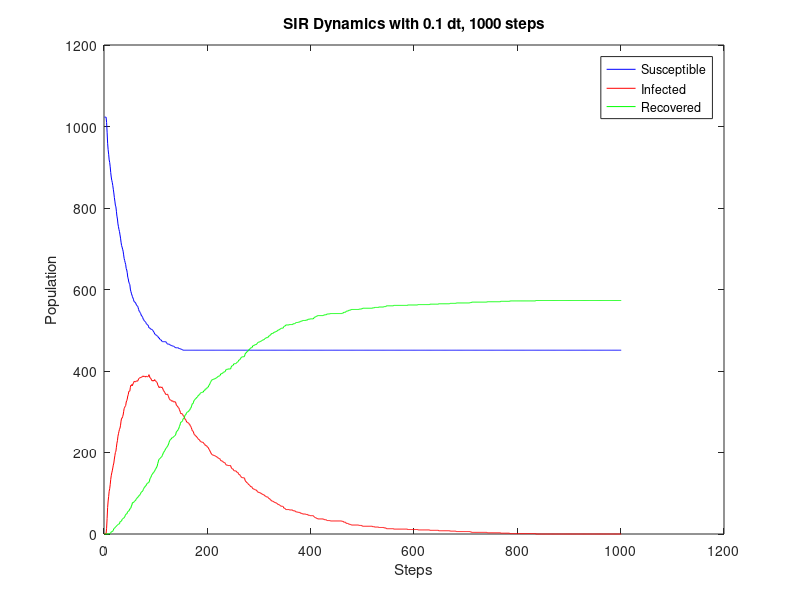

Write the MATLAB code that produced this figure.
steps = 1000;
dt = 0.1;
replications = 0;
dynamics = [
1023.000,1.000,0.000;
1023.000,1.000,0.000;
1023.000,1.000,0.000;
1023.000,1.000,0.000;
1010.000,14.000,0.000;
986.000,38.000,0.000;
959.000,65.000,0.000;
943.000,81.000,0.000;
932.000,92.000,0.000;
918.000,105.000,1.000;
912.000,111.000,1.000;
901.000,121.000,2.000;
887.000,134.000,3.000;
876.000,143.000,5.000;
868.000,150.000,6.000;
863.000,155.000,6.000;
855.000,162.000,7.000;
846.000,169.000,9.000;
837.000,174.000,13.000;
826.000,184.000,14.000;
817.000,192.000,15.000;
807.000,200.000,17.000;
803.000,203.000,18.000;
792.000,213.000,19.000;
780.000,223.000,21.000;
773.000,229.000,22.000;
761.000,240.000,23.000;
754.000,246.000,24.000;
747.000,252.000,25.000;
742.000,257.000,25.000;
734.000,260.000,30.000;
726.000,267.000,31.000;
716.000,277.000,31.000;
708.000,284.000,32.000;
704.000,284.000,36.000;
699.000,288.000,37.000;
694.000,292.000,38.000;
685.000,300.000,39.000;
676.000,308.000,40.000;
671.000,311.000,42.000;
666.000,313.000,45.000;
661.000,315.000,48.000;
651.000,324.000,49.000;
648.000,327.000,49.000;
641.000,331.000,52.000;
630.000,339.000,55.000;
626.000,342.000,56.000;
618.000,350.000,56.000;
615.000,350.000,59.000;
612.000,351.000,61.000;
601.000,360.000,63.000;
595.000,365.000,64.000;
591.000,364.000,69.000;
586.000,367.000,71.000;
583.000,364.000,77.000;
579.000,368.000,77.000;
576.000,371.000,77.000;
571.000,374.000,79.000;
569.000,375.000,80.000;
569.000,373.000,82.000;
568.000,374.000,82.000;
564.000,375.000,85.000;
562.000,375.000,87.000;
560.000,376.000,88.000;
559.000,375.000,90.000;
556.000,377.000,91.000;
551.000,381.000,92.000;
547.000,382.000,95.000;
546.000,383.000,95.000;
543.000,384.000,97.000;
541.000,383.000,100.000;
537.000,385.000,102.000;
535.000,385.000,104.000;
534.000,386.000,104.000;
531.000,387.000,106.000;
527.000,388.000,109.000;
526.000,386.000,112.000;
523.000,387.000,114.000;
522.000,387.000,115.000;
521.000,385.000,118.000;
519.000,387.000,118.000;
516.000,387.000,121.000;
515.000,386.000,123.000;
513.000,386.000,125.000;
513.000,386.000,125.000;
510.000,388.000,126.000;
506.000,391.000,127.000;
506.000,388.000,130.000;
505.000,383.000,136.000;
503.000,383.000,138.000;
503.000,381.000,140.000;
502.000,378.000,144.000;
502.000,376.000,146.000;
500.000,377.000,147.000;
499.000,375.000,150.000;
496.000,377.000,151.000;
495.000,376.000,153.000;
491.000,379.000,154.000;
490.000,376.000,158.000;
489.000,376.000,159.000;
488.000,374.000,162.000;
487.000,373.000,164.000;
486.000,371.000,167.000;
485.000,366.000,173.000;
483.000,364.000,177.000;
481.000,361.000,182.000;
481.000,359.000,184.000;
478.000,361.000,185.000;
477.000,361.000,186.000;
476.000,360.000,188.000;
476.000,359.000,189.000;
473.000,361.000,190.000;
472.000,359.000,193.000;
472.000,356.000,196.000;
472.000,352.000,200.000;
472.000,351.000,201.000;
472.000,348.000,204.000;
472.000,347.000,205.000;
472.000,343.000,209.000;
471.000,343.000,210.000;
470.000,342.000,212.000;
467.000,343.000,214.000;
466.000,343.000,215.000;
466.000,340.000,218.000;
466.000,337.000,221.000;
466.000,333.000,225.000;
465.000,330.000,229.000;
464.000,329.000,231.000;
463.000,329.000,232.000;
463.000,328.000,233.000;
462.000,326.000,236.000;
462.000,326.000,236.000;
461.000,327.000,236.000;
461.000,325.000,238.000;
461.000,324.000,239.000;
460.000,324.000,240.000;
458.000,325.000,241.000;
458.000,324.000,242.000;
457.000,322.000,245.000;
457.000,316.000,251.000;
457.000,315.000,252.000;
457.000,314.000,253.000;
457.000,312.000,255.000;
457.000,310.000,257.000;
455.000,309.000,260.000;
455.000,305.000,264.000;
455.000,302.000,267.000;
454.000,298.000,272.000;
454.000,295.000,275.000;
453.000,296.000,275.000;
453.000,295.000,276.000;
452.000,294.000,278.000;
451.000,291.000,282.000;
451.000,289.000,284.000;
451.000,289.000,284.000;
451.000,285.000,288.000;
451.000,281.000,292.000;
451.000,281.000,292.000;
451.000,278.000,295.000;
451.000,275.000,298.000;
451.000,274.000,299.000;
451.000,273.000,300.000;
451.000,273.000,300.000;
451.000,272.000,301.000;
451.000,269.000,304.000;
451.000,269.000,304.000;
451.000,265.000,308.000;
451.000,264.000,309.000;
451.000,261.000,312.000;
451.000,257.000,316.000;
451.000,253.000,320.000;
451.000,253.000,320.000;
451.000,251.000,322.000;
451.000,246.000,327.000;
451.000,244.000,329.000;
451.000,243.000,330.000;
451.000,241.000,332.000;
451.000,241.000,332.000;
451.000,238.000,335.000;
451.000,238.000,335.000;
451.000,236.000,337.000;
451.000,234.000,339.000;
451.000,232.000,341.000;
451.000,232.000,341.000;
451.000,231.000,342.000;
451.000,228.000,345.000;
451.000,227.000,346.000;
451.000,226.000,347.000;
451.000,226.000,347.000;
451.000,225.000,348.000;
451.000,225.000,348.000;
451.000,225.000,348.000;
451.000,222.000,351.000;
451.000,221.000,352.000;
451.000,221.000,352.000;
451.000,217.000,356.000;
451.000,217.000,356.000;
451.000,217.000,356.000;
451.000,216.000,357.000;
451.000,213.000,360.000;
451.000,213.000,360.000;
451.000,212.000,361.000;
451.000,208.000,365.000;
451.000,207.000,366.000;
451.000,204.000,369.000;
451.000,201.000,372.000;
451.000,199.000,374.000;
451.000,196.000,377.000;
451.000,195.000,378.000;
451.000,194.000,379.000;
451.000,194.000,379.000;
451.000,193.000,380.000;
451.000,193.000,380.000;
451.000,192.000,381.000;
451.000,192.000,381.000;
451.000,191.000,382.000;
451.000,190.000,383.000;
451.000,190.000,383.000;
451.000,188.000,385.000;
451.000,188.000,385.000;
451.000,186.000,387.000;
451.000,186.000,387.000;
451.000,185.000,388.000;
451.000,185.000,388.000;
451.000,183.000,390.000;
451.000,180.000,393.000;
451.000,180.000,393.000;
451.000,179.000,394.000;
451.000,179.000,394.000;
451.000,178.000,395.000;
451.000,176.000,397.000;
451.000,176.000,397.000;
451.000,175.000,398.000;
451.000,175.000,398.000;
451.000,173.000,400.000;
451.000,170.000,403.000;
451.000,169.000,404.000;
451.000,169.000,404.000;
451.000,169.000,404.000;
451.000,168.000,405.000;
451.000,168.000,405.000;
451.000,168.000,405.000;
451.000,168.000,405.000;
451.000,168.000,405.000;
451.000,168.000,405.000;
451.000,164.000,409.000;
451.000,161.000,412.000;
451.000,160.000,413.000;
451.000,160.000,413.000;
451.000,159.000,414.000;
451.000,156.000,417.000;
451.000,155.000,418.000;
451.000,155.000,418.000;
451.000,155.000,418.000;
451.000,155.000,418.000;
451.000,154.000,419.000;
451.000,152.000,421.000;
451.000,151.000,422.000;
451.000,151.000,422.000;
451.000,149.000,424.000;
451.000,146.000,427.000;
451.000,146.000,427.000;
451.000,145.000,428.000;
451.000,143.000,430.000;
451.000,141.000,432.000;
451.000,139.000,434.000;
451.000,139.000,434.000;
451.000,138.000,435.000;
451.000,138.000,435.000;
451.000,138.000,435.000;
451.000,138.000,435.000;
451.000,137.000,436.000;
451.000,132.000,441.000;
451.000,129.000,444.000;
451.000,129.000,444.000;
451.000,126.000,447.000;
451.000,126.000,447.000;
451.000,125.000,448.000;
451.000,123.000,450.000;
451.000,121.000,452.000;
451.000,121.000,452.000;
451.000,119.000,454.000;
451.000,118.000,455.000;
451.000,116.000,457.000;
451.000,116.000,457.000;
451.000,116.000,457.000;
451.000,114.000,459.000;
451.000,111.000,462.000;
451.000,111.000,462.000;
451.000,110.000,463.000;
451.000,110.000,463.000;
451.000,109.000,464.000;
451.000,108.000,465.000;
451.000,108.000,465.000;
451.000,108.000,465.000;
451.000,106.000,467.000;
451.000,104.000,469.000;
451.000,103.000,470.000;
451.000,102.000,471.000;
451.000,102.000,471.000;
451.000,102.000,471.000;
451.000,101.000,472.000;
451.000,100.000,473.000;
451.000,100.000,473.000;
451.000,99.000,474.000;
451.000,98.000,475.000;
451.000,97.000,476.000;
451.000,97.000,476.000;
451.000,96.000,477.000;
451.000,96.000,477.000;
451.000,94.000,479.000;
451.000,93.000,480.000;
451.000,93.000,480.000;
451.000,91.000,482.000;
451.000,91.000,482.000;
451.000,91.000,482.000;
451.000,91.000,482.000;
451.000,89.000,484.000;
451.000,87.000,486.000;
451.000,87.000,486.000;
451.000,86.000,487.000;
451.000,84.000,489.000;
451.000,84.000,489.000;
451.000,81.000,492.000;
451.000,81.000,492.000;
451.000,81.000,492.000;
451.000,80.000,493.000;
451.000,80.000,493.000;
451.000,78.000,495.000;
451.000,78.000,495.000;
451.000,77.000,496.000;
451.000,77.000,496.000;
451.000,76.000,497.000;
451.000,76.000,497.000;
451.000,75.000,498.000;
451.000,73.000,500.000;
451.000,73.000,500.000;
451.000,72.000,501.000;
451.000,72.000,501.000;
451.000,71.000,502.000;
451.000,70.000,503.000;
451.000,69.000,504.000;
451.000,68.000,505.000;
451.000,68.000,505.000;
451.000,68.000,505.000;
451.000,68.000,505.000;
451.000,67.000,506.000;
451.000,64.000,509.000;
451.000,63.000,510.000;
451.000,63.000,510.000;
451.000,62.000,511.000;
451.000,60.000,513.000;
451.000,60.000,513.000;
451.000,60.000,513.000;
451.000,60.000,513.000;
451.000,60.000,513.000;
451.000,60.000,513.000;
451.000,60.000,513.000;
451.000,59.000,514.000;
451.000,59.000,514.000;
451.000,59.000,514.000;
451.000,59.000,514.000;
451.000,59.000,514.000;
451.000,59.000,514.000;
451.000,59.000,514.000;
451.000,57.000,516.000;
451.000,57.000,516.000;
451.000,57.000,516.000;
451.000,57.000,516.000;
451.000,56.000,517.000;
451.000,55.000,518.000;
451.000,54.000,519.000;
451.000,54.000,519.000;
451.000,54.000,519.000;
451.000,54.000,519.000;
451.000,53.000,520.000;
451.000,53.000,520.000;
451.000,53.000,520.000;
451.000,53.000,520.000;
451.000,51.000,522.000;
451.000,51.000,522.000;
451.000,51.000,522.000;
451.000,50.000,523.000;
451.000,50.000,523.000;
451.000,49.000,524.000;
451.000,49.000,524.000;
451.000,49.000,524.000;
451.000,49.000,524.000;
451.000,49.000,524.000;
451.000,49.000,524.000;
451.000,48.000,525.000;
451.000,48.000,525.000;
451.000,48.000,525.000;
451.000,48.000,525.000;
451.000,46.000,527.000;
451.000,46.000,527.000;
451.000,46.000,527.000;
451.000,46.000,527.000;
451.000,45.000,528.000;
451.000,45.000,528.000;
451.000,45.000,528.000;
451.000,45.000,528.000;
451.000,45.000,528.000;
451.000,45.000,528.000;
451.000,45.000,528.000;
451.000,43.000,530.000;
451.000,42.000,531.000;
451.000,41.000,532.000;
451.000,40.000,533.000;
451.000,40.000,533.000;
451.000,39.000,534.000;
451.000,38.000,535.000;
451.000,38.000,535.000;
451.000,37.000,536.000;
451.000,37.000,536.000;
451.000,37.000,536.000;
451.000,37.000,536.000;
451.000,37.000,536.000;
451.000,37.000,536.000;
451.000,37.000,536.000;
451.000,37.000,536.000;
451.000,37.000,536.000;
451.000,37.000,536.000;
451.000,37.000,536.000;
451.000,36.000,537.000;
451.000,36.000,537.000;
451.000,35.000,538.000;
451.000,35.000,538.000;
451.000,35.000,538.000;
451.000,35.000,538.000;
451.000,34.000,539.000;
451.000,33.000,540.000;
451.000,33.000,540.000;
451.000,33.000,540.000;
451.000,33.000,540.000;
451.000,33.000,540.000;
451.000,33.000,540.000;
451.000,32.000,541.000;
451.000,32.000,541.000;
451.000,32.000,541.000;
451.000,32.000,541.000;
451.000,32.000,541.000;
451.000,32.000,541.000;
451.000,32.000,541.000;
451.000,32.000,541.000;
451.000,32.000,541.000;
451.000,32.000,541.000;
451.000,32.000,541.000;
451.000,32.000,541.000;
451.000,32.000,541.000;
451.000,32.000,541.000;
451.000,32.000,541.000;
451.000,32.000,541.000;
451.000,32.000,541.000;
451.000,32.000,541.000;
451.000,32.000,541.000;
451.000,32.000,541.000;
451.000,32.000,541.000;
451.000,32.000,541.000;
451.000,32.000,541.000;
451.000,31.000,542.000;
451.000,31.000,542.000;
451.000,31.000,542.000;
451.000,29.000,544.000;
451.000,29.000,544.000;
451.000,29.000,544.000;
451.000,29.000,544.000;
451.000,28.000,545.000;
451.000,26.000,547.000;
451.000,26.000,547.000;
451.000,26.000,547.000;
451.000,26.000,547.000;
451.000,25.000,548.000;
451.000,24.000,549.000;
451.000,24.000,549.000;
451.000,24.000,549.000;
451.000,23.000,550.000;
451.000,23.000,550.000;
451.000,22.000,551.000;
451.000,22.000,551.000;
451.000,22.000,551.000;
451.000,22.000,551.000;
451.000,22.000,551.000;
451.000,22.000,551.000;
451.000,22.000,551.000;
451.000,22.000,551.000;
451.000,22.000,551.000;
451.000,22.000,551.000;
451.000,22.000,551.000;
451.000,22.000,551.000;
451.000,22.000,551.000;
451.000,22.000,551.000;
451.000,22.000,551.000;
451.000,21.000,552.000;
451.000,21.000,552.000;
451.000,21.000,552.000;
451.000,21.000,552.000;
451.000,21.000,552.000;
451.000,20.000,553.000;
451.000,20.000,553.000;
451.000,19.000,554.000;
451.000,19.000,554.000;
451.000,19.000,554.000;
451.000,19.000,554.000;
451.000,19.000,554.000;
451.000,19.000,554.000;
451.000,19.000,554.000;
451.000,19.000,554.000;
451.000,19.000,554.000;
451.000,19.000,554.000;
451.000,19.000,554.000;
451.000,19.000,554.000;
451.000,19.000,554.000;
451.000,19.000,554.000;
451.000,19.000,554.000;
451.000,19.000,554.000;
451.000,19.000,554.000;
451.000,19.000,554.000;
451.000,19.000,554.000;
451.000,18.000,555.000;
451.000,18.000,555.000;
451.000,18.000,555.000;
451.000,18.000,555.000;
451.000,17.000,556.000;
451.000,17.000,556.000;
451.000,17.000,556.000;
451.000,17.000,556.000;
451.000,17.000,556.000;
451.000,17.000,556.000;
451.000,17.000,556.000;
451.000,17.000,556.000;
451.000,16.000,557.000;
451.000,16.000,557.000;
451.000,16.000,557.000;
451.000,16.000,557.000;
451.000,16.000,557.000;
451.000,16.000,557.000;
451.000,16.000,557.000;
451.000,16.000,557.000;
451.000,16.000,557.000;
451.000,16.000,557.000;
451.000,15.000,558.000;
451.000,15.000,558.000;
451.000,15.000,558.000;
451.000,15.000,558.000;
451.000,14.000,559.000;
451.000,13.000,560.000;
451.000,13.000,560.000;
451.000,13.000,560.000;
451.000,13.000,560.000;
451.000,13.000,560.000;
451.000,13.000,560.000;
451.000,13.000,560.000;
451.000,13.000,560.000;
451.000,13.000,560.000;
451.000,13.000,560.000;
451.000,13.000,560.000;
451.000,13.000,560.000;
451.000,13.000,560.000;
451.000,13.000,560.000;
451.000,12.000,561.000;
451.000,12.000,561.000;
451.000,12.000,561.000;
451.000,12.000,561.000;
451.000,12.000,561.000;
451.000,12.000,561.000;
451.000,12.000,561.000;
451.000,12.000,561.000;
451.000,12.000,561.000;
451.000,12.000,561.000;
451.000,12.000,561.000;
451.000,12.000,561.000;
451.000,12.000,561.000;
451.000,12.000,561.000;
451.000,12.000,561.000;
451.000,12.000,561.000;
451.000,12.000,561.000;
451.000,12.000,561.000;
451.000,12.000,561.000;
451.000,12.000,561.000;
451.000,12.000,561.000;
451.000,12.000,561.000;
451.000,12.000,561.000;
451.000,12.000,561.000;
451.000,12.000,561.000;
451.000,12.000,561.000;
451.000,12.000,561.000;
451.000,11.000,562.000;
451.000,11.000,562.000;
451.000,11.000,562.000;
451.000,11.000,562.000;
451.000,11.000,562.000;
451.000,11.000,562.000;
451.000,11.000,562.000;
451.000,11.000,562.000;
451.000,11.000,562.000;
451.000,11.000,562.000;
451.000,11.000,562.000;
451.000,11.000,562.000;
451.000,11.000,562.000;
451.000,11.000,562.000;
451.000,11.000,562.000;
451.000,11.000,562.000;
451.000,11.000,562.000;
451.000,11.000,562.000;
451.000,11.000,562.000;
451.000,11.000,562.000;
451.000,10.000,563.000;
451.000,10.000,563.000;
451.000,10.000,563.000;
451.000,10.000,563.000;
451.000,10.000,563.000;
451.000,10.000,563.000;
451.000,10.000,563.000;
451.000,10.000,563.000;
451.000,10.000,563.000;
451.000,10.000,563.000;
451.000,10.000,563.000;
451.000,10.000,563.000;
451.000,10.000,563.000;
451.000,10.000,563.000;
451.000,10.000,563.000;
451.000,10.000,563.000;
451.000,10.000,563.000;
451.000,10.000,563.000;
451.000,10.000,563.000;
451.000,10.000,563.000;
451.000,10.000,563.000;
451.000,10.000,563.000;
451.000,10.000,563.000;
451.000,9.000,564.000;
451.000,9.000,564.000;
451.000,9.000,564.000;
451.000,9.000,564.000;
451.000,9.000,564.000;
451.000,9.000,564.000;
451.000,9.000,564.000;
451.000,9.000,564.000;
451.000,9.000,564.000;
451.000,9.000,564.000;
451.000,9.000,564.000;
451.000,9.000,564.000;
451.000,9.000,564.000;
451.000,9.000,564.000;
451.000,9.000,564.000;
451.000,9.000,564.000;
451.000,9.000,564.000;
451.000,8.000,565.000;
451.000,8.000,565.000;
451.000,8.000,565.000;
451.000,8.000,565.000;
451.000,8.000,565.000;
451.000,8.000,565.000;
451.000,8.000,565.000;
451.000,8.000,565.000;
451.000,8.000,565.000;
451.000,8.000,565.000;
451.000,8.000,565.000;
451.000,8.000,565.000;
451.000,8.000,565.000;
451.000,8.000,565.000;
451.000,8.000,565.000;
451.000,8.000,565.000;
451.000,8.000,565.000;
451.000,8.000,565.000;
451.000,8.000,565.000;
451.000,8.000,565.000;
451.000,8.000,565.000;
451.000,8.000,565.000;
451.000,7.000,566.000;
451.000,7.000,566.000;
451.000,7.000,566.000;
451.000,7.000,566.000;
451.000,7.000,566.000;
451.000,7.000,566.000;
451.000,7.000,566.000;
451.000,7.000,566.000;
451.000,7.000,566.000;
451.000,7.000,566.000;
451.000,7.000,566.000;
451.000,7.000,566.000;
451.000,6.000,567.000;
451.000,6.000,567.000;
451.000,6.000,567.000;
451.000,6.000,567.000;
451.000,6.000,567.000;
451.000,6.000,567.000;
451.000,6.000,567.000;
451.000,6.000,567.000;
451.000,6.000,567.000;
451.000,6.000,567.000;
451.000,6.000,567.000;
451.000,6.000,567.000;
451.000,6.000,567.000;
451.000,6.000,567.000;
451.000,6.000,567.000;
451.000,6.000,567.000;
451.000,6.000,567.000;
451.000,6.000,567.000;
451.000,6.000,567.000;
451.000,6.000,567.000;
451.000,6.000,567.000;
451.000,6.000,567.000;
451.000,6.000,567.000;
451.000,6.000,567.000;
451.000,6.000,567.000;
451.000,6.000,567.000;
451.000,6.000,567.000;
451.000,5.000,568.000;
451.000,5.000,568.000;
451.000,5.000,568.000;
451.000,4.000,569.000;
451.000,4.000,569.000;
451.000,4.000,569.000;
451.000,4.000,569.000;
451.000,4.000,569.000;
451.000,4.000,569.000;
451.000,4.000,569.000;
451.000,4.000,569.000;
451.000,4.000,569.000;
451.000,4.000,569.000;
451.000,4.000,569.000;
451.000,4.000,569.000;
451.000,4.000,569.000;
451.000,4.000,569.000;
451.000,4.000,569.000;
451.000,4.000,569.000;
451.000,4.000,569.000;
451.000,4.000,569.000;
451.000,4.000,569.000;
451.000,4.000,569.000;
451.000,4.000,569.000;
451.000,4.000,569.000;
451.000,4.000,569.000;
451.000,4.000,569.000;
451.000,4.000,569.000;
451.000,4.000,569.000;
451.000,4.000,569.000;
451.000,4.000,569.000;
451.000,4.000,569.000;
451.000,4.000,569.000;
451.000,3.000,570.000;
451.000,3.000,570.000;
451.000,3.000,570.000;
451.000,3.000,570.000;
451.000,3.000,570.000;
451.000,3.000,570.000;
451.000,3.000,570.000;
451.000,3.000,570.000;
451.000,3.000,570.000;
451.000,3.000,570.000;
451.000,3.000,570.000;
451.000,3.000,570.000;
451.000,3.000,570.000;
451.000,3.000,570.000;
451.000,3.000,570.000;
451.000,3.000,570.000;
451.000,3.000,570.000;
451.000,3.000,570.000;
451.000,3.000,570.000;
451.000,3.000,570.000;
451.000,3.000,570.000;
451.000,3.000,570.000;
451.000,3.000,570.000;
451.000,3.000,570.000;
451.000,3.000,570.000;
451.000,3.000,570.000;
451.000,2.000,571.000;
451.000,2.000,571.000;
451.000,2.000,571.000;
451.000,2.000,571.000;
451.000,2.000,571.000;
451.000,2.000,571.000;
451.000,2.000,571.000;
451.000,2.000,571.000;
451.000,2.000,571.000;
451.000,2.000,571.000;
451.000,2.000,571.000;
451.000,2.000,571.000;
451.000,2.000,571.000;
451.000,2.000,571.000;
451.000,2.000,571.000;
451.000,2.000,571.000;
451.000,2.000,571.000;
451.000,2.000,571.000;
451.000,1.000,572.000;
451.000,1.000,572.000;
451.000,1.000,572.000;
451.000,1.000,572.000;
451.000,1.000,572.000;
451.000,1.000,572.000;
451.000,1.000,572.000;
451.000,1.000,572.000;
451.000,1.000,572.000;
451.000,1.000,572.000;
451.000,1.000,572.000;
451.000,1.000,572.000;
451.000,1.000,572.000;
451.000,1.000,572.000;
451.000,1.000,572.000;
451.000,1.000,572.000;
451.000,1.000,572.000;
451.000,1.000,572.000;
451.000,1.000,572.000;
451.000,1.000,572.000;
451.000,1.000,572.000;
451.000,1.000,572.000;
451.000,1.000,572.000;
451.000,1.000,572.000;
451.000,1.000,572.000;
451.000,1.000,572.000;
451.000,1.000,572.000;
451.000,1.000,572.000;
451.000,1.000,572.000;
451.000,1.000,572.000;
451.000,1.000,572.000;
451.000,1.000,572.000;
451.000,1.000,572.000;
451.000,1.000,572.000;
451.000,1.000,572.000;
451.000,1.000,572.000;
451.000,1.000,572.000;
451.000,1.000,572.000;
451.000,1.000,572.000;
451.000,1.000,572.000;
451.000,1.000,572.000;
451.000,1.000,572.000;
451.000,1.000,572.000;
451.000,1.000,572.000;
451.000,1.000,572.000;
451.000,1.000,572.000;
451.000,1.000,572.000;
451.000,1.000,572.000;
451.000,1.000,572.000;
451.000,1.000,572.000;
451.000,0.000,573.000;
451.000,0.000,573.000;
451.000,0.000,573.000;
451.000,0.000,573.000;
451.000,0.000,573.000;
451.000,0.000,573.000;
451.000,0.000,573.000;
451.000,0.000,573.000;
451.000,0.000,573.000;
451.000,0.000,573.000;
451.000,0.000,573.000;
451.000,0.000,573.000;
451.000,0.000,573.000;
451.000,0.000,573.000;
451.000,0.000,573.000;
451.000,0.000,573.000;
451.000,0.000,573.000;
451.000,0.000,573.000;
451.000,0.000,573.000;
451.000,0.000,573.000;
451.000,0.000,573.000;
451.000,0.000,573.000;
451.000,0.000,573.000;
451.000,0.000,573.000;
451.000,0.000,573.000;
451.000,0.000,573.000;
451.000,0.000,573.000;
451.000,0.000,573.000;
451.000,0.000,573.000;
451.000,0.000,573.000;
451.000,0.000,573.000;
451.000,0.000,573.000;
451.000,0.000,573.000;
451.000,0.000,573.000;
451.000,0.000,573.000;
451.000,0.000,573.000;
451.000,0.000,573.000;
451.000,0.000,573.000;
451.000,0.000,573.000;
451.000,0.000,573.000;
451.000,0.000,573.000;
451.000,0.000,573.000;
451.000,0.000,573.000;
451.000,0.000,573.000;
451.000,0.000,573.000;
451.000,0.000,573.000;
451.000,0.000,573.000;
451.000,0.000,573.000;
451.000,0.000,573.000;
451.000,0.000,573.000;
451.000,0.000,573.000;
451.000,0.000,573.000;
451.000,0.000,573.000;
451.000,0.000,573.000;
451.000,0.000,573.000;
451.000,0.000,573.000;
451.000,0.000,573.000;
451.000,0.000,573.000;
451.000,0.000,573.000;
451.000,0.000,573.000;
451.000,0.000,573.000;
451.000,0.000,573.000;
451.000,0.000,573.000;
451.000,0.000,573.000;
451.000,0.000,573.000;
451.000,0.000,573.000;
451.000,0.000,573.000;
451.000,0.000,573.000;
451.000,0.000,573.000;
451.000,0.000,573.000;
451.000,0.000,573.000;
451.000,0.000,573.000;
451.000,0.000,573.000;
451.000,0.000,573.000;
451.000,0.000,573.000;
451.000,0.000,573.000;
451.000,0.000,573.000;
451.000,0.000,573.000;
451.000,0.000,573.000;
451.000,0.000,573.000;
451.000,0.000,573.000;
451.000,0.000,573.000;
451.000,0.000,573.000;
451.000,0.000,573.000;
451.000,0.000,573.000;
451.000,0.000,573.000;
451.000,0.000,573.000;
451.000,0.000,573.000;
451.000,0.000,573.000;
451.000,0.000,573.000;
451.000,0.000,573.000;
451.000,0.000,573.000;
451.000,0.000,573.000;
451.000,0.000,573.000;
451.000,0.000,573.000;
451.000,0.000,573.000;
451.000,0.000,573.000;
451.000,0.000,573.000;
451.000,0.000,573.000;
451.000,0.000,573.000;
451.000,0.000,573.000;
451.000,0.000,573.000;
451.000,0.000,573.000;
451.000,0.000,573.000;
451.000,0.000,573.000;
451.000,0.000,573.000;
451.000,0.000,573.000;
451.000,0.000,573.000;
451.000,0.000,573.000;
451.000,0.000,573.000;
451.000,0.000,573.000;
451.000,0.000,573.000;
451.000,0.000,573.000;
451.000,0.000,573.000;
451.000,0.000,573.000;
451.000,0.000,573.000;
451.000,0.000,573.000;
451.000,0.000,573.000;
451.000,0.000,573.000;
451.000,0.000,573.000;
451.000,0.000,573.000;
451.000,0.000,573.000;
451.000,0.000,573.000;
451.000,0.000,573.000;
451.000,0.000,573.000;
451.000,0.000,573.000;
451.000,0.000,573.000;
451.000,0.000,573.000;
451.000,0.000,573.000;
451.000,0.000,573.000;
451.000,0.000,573.000;
451.000,0.000,573.000;
451.000,0.000,573.000;
451.000,0.000,573.000;
451.000,0.000,573.000;
451.000,0.000,573.000;
451.000,0.000,573.000;
451.000,0.000,573.000;
451.000,0.000,573.000;
451.000,0.000,573.000;
451.000,0.000,573.000;
451.000,0.000,573.000;
451.000,0.000,573.000;
451.000,0.000,573.000;
451.000,0.000,573.000;
451.000,0.000,573.000;
451.000,0.000,573.000;
451.000,0.000,573.000;
451.000,0.000,573.000;
451.000,0.000,573.000;
451.000,0.000,573.000;
451.000,0.000,573.000;
451.000,0.000,573.000;
451.000,0.000,573.000;
451.000,0.000,573.000;
451.000,0.000,573.000;
451.000,0.000,573.000;
451.000,0.000,573.000;
451.000,0.000,573.000;
451.000,0.000,573.000;
451.000,0.000,573.000;
451.000,0.000,573.000;
451.000,0.000,573.000;
451.000,0.000,573.000;
451.000,0.000,573.000;
451.000,0.000,573.000;
];
susceptibleRatio = dynamics (:, 1);
infectedRatio = dynamics (:, 2);
recoveredRatio = dynamics (:, 3);
figure
plot (susceptibleRatio.', 'color', 'blue');
hold on
plot (infectedRatio.', 'color', 'red');
hold on
plot (recoveredRatio.', 'color', 'green');
xlabel ('Steps');
ylabel ('Population');
legend('Susceptible','Infected', 'Recovered');
title ('SIR Dynamics with 0.1 dt, 1000 steps');
